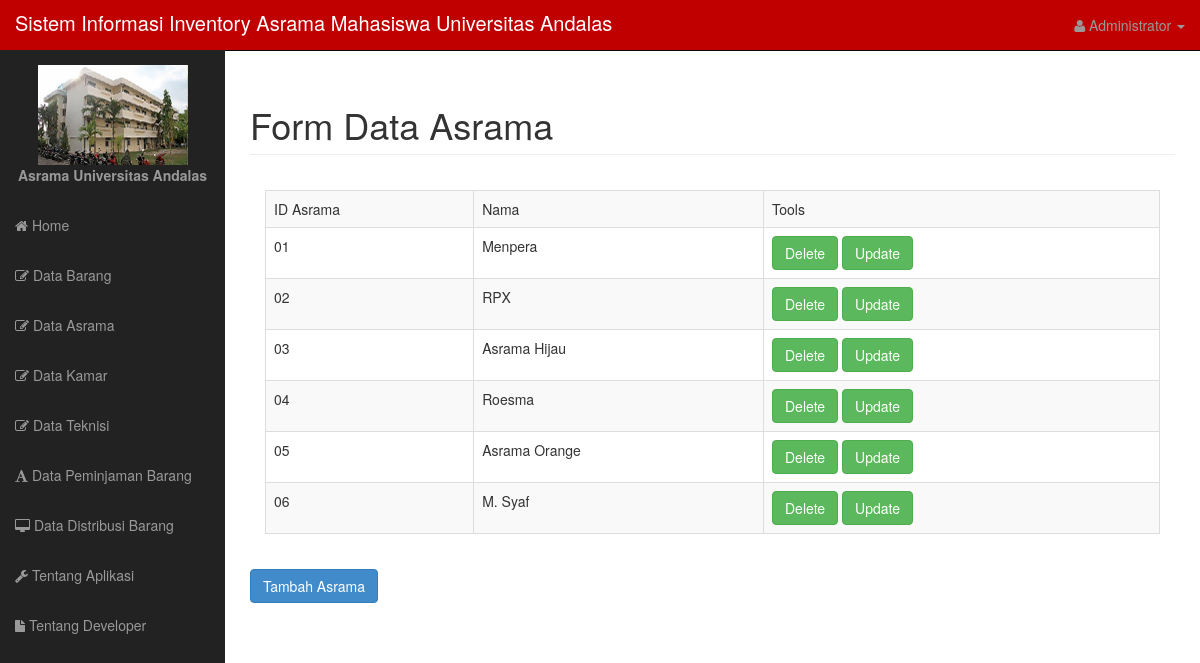
The app's page /home.php?p=asrama&aksi=show with its own data.
### tables this page shows
CREATE TABLE IF NOT EXISTS `asrama` (
  `idAsrama` varchar(12) NOT NULL DEFAULT '',
  `namaAsrama` varchar(50) DEFAULT NULL,
  PRIMARY KEY (`idAsrama`),
  KEY `idAsrama` (`idAsrama`)
);

### content/class.php (the view, shortened to what this page needs)
<?php
class app{
	public function loadContent(){
		if(!isset($_GET['p'])){
			$page="content/home.php";
		}
		else if (isset($_GET['p'])) {
			$page="content/".$_GET['p'].".php";
		}
		if(file_exists($page)){
			include($page);
		}
		else{
			echo '<script>document.location="404.php"</script>';
		}
	}
}
class asrama {
    public function showAs()
    {
        $sql="select * from asrama";
        $result=mysql_query($sql);
		echo "<div class='panel-body'><div class='table-responsive'>";
        echo "<table class='table table-striped table-bordered table-hover'>";
		echo "<tr><td>ID Asrama</td><td>Nama</td><td>Tools</td></tr>";
		while ($data = mysql_fetch_array($result)) {
			echo "<tr><td>$data[0]</td><td>$data[1]</td><td><a class='btn btn-success' href='?p=asrama&aksi=delete&idAs=$data[0]'>Delete</a>   <a class='btn btn-success' href='?p=asrama&aksi=update&idAs=$data[0]'>Update</a></td></tr>";
		}
		echo "</table>";
        echo "</div></div>";
        echo "<a href='?p=form&aksi=asrama' class='btn btn-primary'>Tambah Asrama</a>";
    }
}
?>

### css/sb-admin.css (style rules this page uses)
body { margin-top: 50px; }

### records on screen
asrama: idAsrama "01", namaAsrama "Menpera"
asrama: idAsrama "02", namaAsrama "RPX"
asrama: idAsrama "03", namaAsrama "Asrama Hijau"
asrama: idAsrama "04", namaAsrama "Roesma"
asrama: idAsrama "05", namaAsrama "Asrama Orange"
asrama: idAsrama "06", namaAsrama "M. Syaf"
